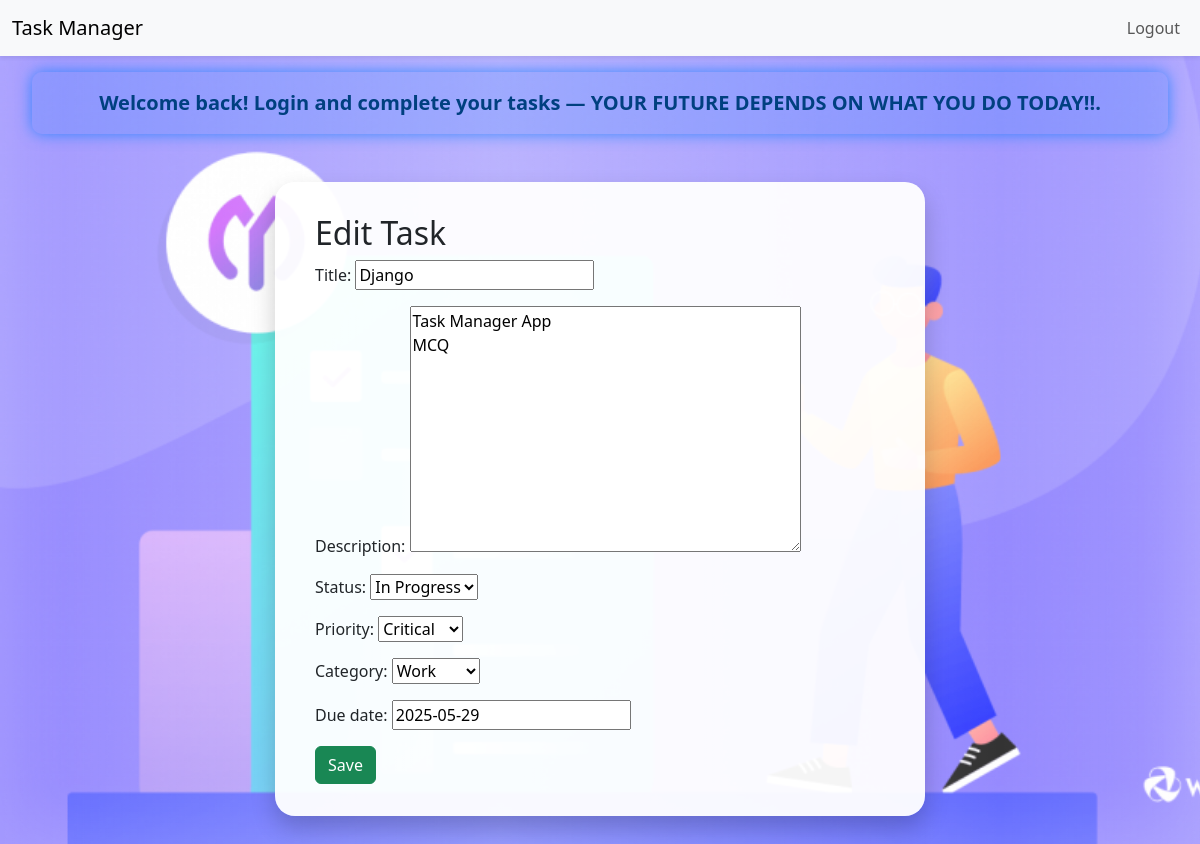
The app's page /update/3/ (signed in) with its own data.
### Tasks/models.py (models this page shows, shortened)
class Task(models.Model):
    STATUS_CHOICES = [('Pending', 'Pending'), ('In Progress', 'In Progress'),
                      ('Completed', 'Completed'), ('Deferred', 'Deferred')]
    PRIORITY_CHOICES = [('Low', 'Low'), ('Medium', 'Medium'),
                        ('High', 'High'), ('Critical', 'Critical')]
    CATEGORY_CHOICES = [('Work', 'Work'), ('Personal', 'Personal'),
                        ('Home', 'Home'), ('Study', 'Study'), ('Others', 'Others')]
    user = models.ForeignKey(settings.AUTH_USER_MODEL, on_delete=models.CASCADE)
    title = models.CharField(max_length=255)
    description = models.TextField()
    status = models.CharField(max_length=20, choices=STATUS_CHOICES)
    priority = models.CharField(max_length=10, choices=PRIORITY_CHOICES)
    category = models.CharField(max_length=20, choices=CATEGORY_CHOICES)
    due_date = models.DateField()
    created_at = models.DateTimeField(auto_now_add=True)
    updated_at = models.DateTimeField(auto_now=True)

### Tasks/views.py (the view)
# urls.py: path('update/<int:pk>/', views.update_task, name='update_task'),
@login_required
def update_task(request, pk):
    task = get_object_or_404(Task, pk=pk, user=request.user)
    form = TaskForm(request.POST or None, instance=task)
    if request.method == 'POST' and form.is_valid():
        form.save()
        return redirect('dashboard')
    return render(request, 'task_form.html', {'form': form, 'title': 'Edit Task'})

### Tasks/forms.py
class TaskForm(forms.ModelForm):
    class Meta:
        model = Task
        exclude = ['user', 'created_at', 'updated_at']

### templates/task_form.html (shortened to what this page needs)
{% extends 'base.html' %}
{% block content %}
<h2>{{ title }}</h2>
<form method="post">
    {{ form.as_p }}
    <button type="submit" class="btn btn-success">Save</button>
</form>
{% endblock %}

### records on screen
Task: title "Django", description "Task Manager App MCQ", status "In Progress", priority "Critical", category "Work", due_date "2025-05-29"

### other values on screen
{{ title }} "Edit Task"
